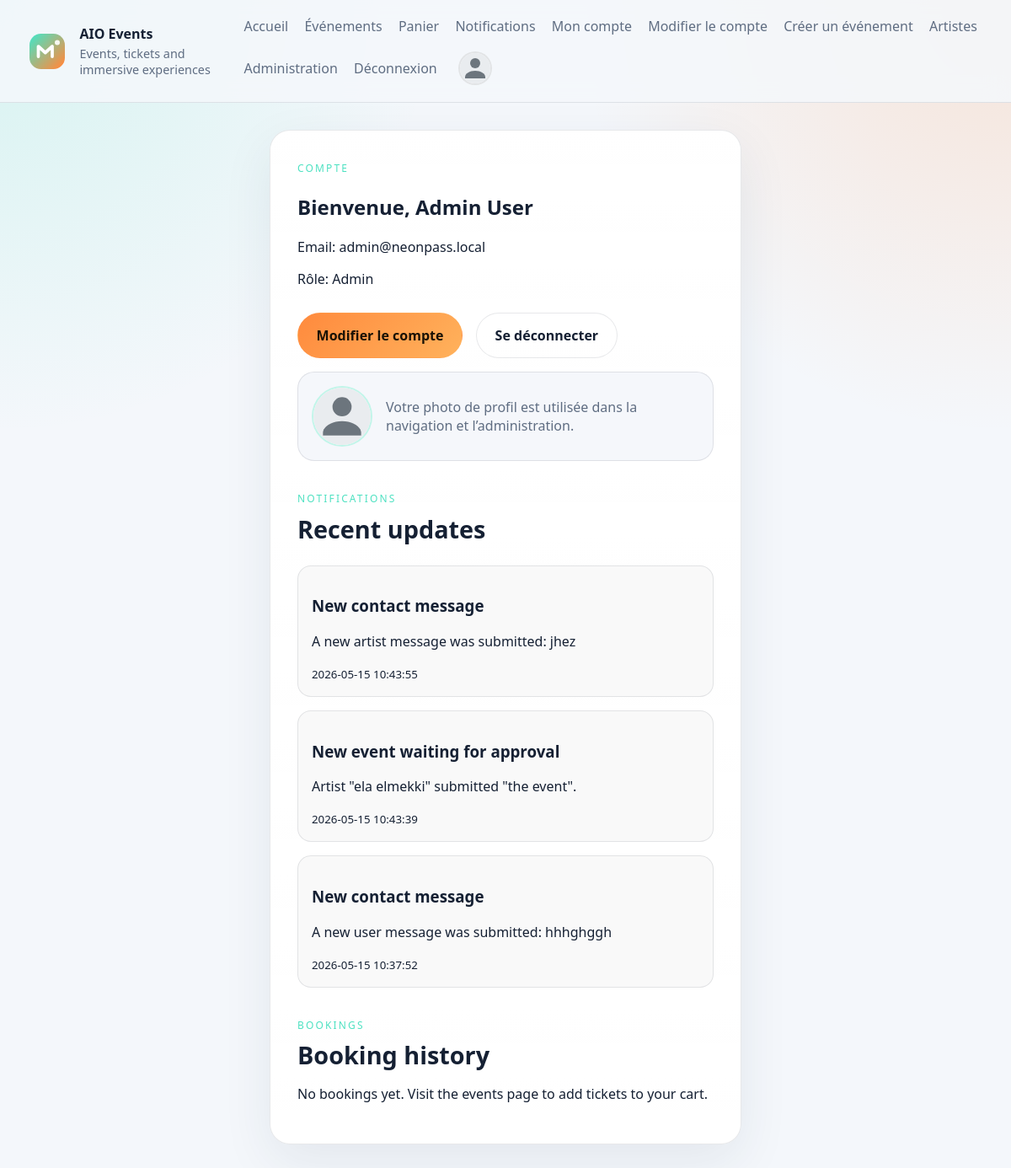
The app's page /dashboard (signed in) with its own data.
### tables this page shows
CREATE TABLE notifications (
    id INTEGER PRIMARY KEY AUTOINCREMENT,
    user_id INTEGER NOT NULL,
    type TEXT NOT NULL,
    title TEXT NOT NULL,
    message TEXT NOT NULL,
    related_id INTEGER DEFAULT NULL,
    is_read INTEGER NOT NULL DEFAULT 0,
    created_at TEXT DEFAULT CURRENT_TIMESTAMP,
    FOREIGN KEY (user_id) REFERENCES users(id) ON DELETE CASCADE
);

### config/bootstrap.php (called while the page is built, shortened)
<?php
spl_autoload_register(static function (string $class): void {
    $prefix = 'App\\';
    $relativeClass = substr($class, strlen($prefix));
    $candidates = [
        APP_PATH . '/' . str_replace('\\', '/', $relativeClass) . '.php',
        CONFIG_PATH . '/' . str_replace('Config\\', '', $relativeClass) . '.php',
    ];
    foreach ($candidates as $file) {
        if (is_file($file)) {
            return;
        }
    }
});
function view(string $template, array $data = []): void
{
    require VIEW_PATH . '/layouts/main.php';
}
function current_user(): ?array
{
    return $_SESSION['user'] ?? null;
}
function is_admin(): bool
{
    $user = current_user();
    return ($user['role'] ?? 'user') === 'admin';
}
function e(?string $value): string
{
    return htmlspecialchars($value ?? '', ENT_QUOTES, 'UTF-8');
}
function avatar_url(?string $path = null): string
{
    $defaultAvatar = '/images/default-avatar.svg';
    $normalizedPath = $path;
    $filesystemPath = PUBLIC_PATH . $normalizedPath;
    if (!is_file($filesystemPath)) {
        return $defaultAvatar;
    }
    return $normalizedPath;
}

### app/core/Controller.php (called while the page is built, shortened)
<?php
abstract class Controller
{
    protected function render(string $template, array $data = []): void
    {
        view($template, $data);
    }
}

### app/controllers/AuthController.php (called while the page is built, shortened)
<?php
final class AuthController extends Controller
{
    public function dashboard(): void
    {
        $bookings = (new Booking())->byUser((int) $_SESSION['user']['id']);
        $artistEvents = [];
        $notificationModel = new \App\Models\Notification();
        $notifications = $notificationModel->byUser((int) $_SESSION['user']['id']);
        $this->render('auth/dashboard', [
            'user' => $_SESSION['user'],
            'bookings' => $bookings,
            'notifications' => $notifications,
            'artistEvents' => $artistEvents,
        ]);
    }
}

### config/Database.php (called while the page is built, shortened)
<?php
final class Database
{
    private static ?PDO $instance = null;
    public static function connection(): PDO
    {
        if (self::$instance instanceof PDO) {
            return self::$instance;
        }
        $sqliteFile = dirname(__DIR__) . '/data/phpjs.sqlite';
        $dsn = 'sqlite:' . $sqliteFile;
        try {
            self::$instance = new PDO($dsn, null, null, [
                PDO::ATTR_ERRMODE => PDO::ERRMODE_EXCEPTION,
                PDO::ATTR_DEFAULT_FETCH_MODE => PDO::FETCH_ASSOC,
            ]);
            self::$instance->exec('PRAGMA foreign_keys = ON');
        } catch (PDOException $exception) {
            throw new RuntimeException('SQLite connection failed: ' . $exception->getMessage(), 0, $exception);
        }
        return self::$instance;
    }
}

### app/models/BaseModel.php (called while the page is built, shortened)
<?php
abstract class BaseModel
{
    protected PDO $db;
    public function __construct()
    {
        $this->db = Database::connection();
    }
    protected function fetchAll(string $sql, array $params = []): array
    {
        $statement = $this->db->prepare($sql);
        $statement->execute($params);
        return $statement->fetchAll();
    }
}

### app/models/Notification.php (called while the page is built, shortened)
<?php
final class Notification extends BaseModel
{
    public function byUser(int $userId): array
    {
        return $this->fetchAll(
            'SELECT * FROM notifications WHERE user_id = :user_id ORDER BY created_at DESC',
            [':user_id' => $userId]
        );
    }
}

### app/views/auth/dashboard.php (the view, shortened to what this page needs)
<section class="auth-card">
    <span class="eyebrow">Compte</span>
    <h1>Bienvenue, <?= e($user['full_name']) ?></h1>
    <p>Email: <?= e($user['email']) ?></p>
    <p>Rôle: <?= e(ucfirst($user['role'])) ?></p>
    <div class="hero-actions">
        <a class="button button-primary" href="/account/edit">Modifier le compte</a>
        <a class="button button-secondary" href="/logout">Se déconnecter</a>
    </div>
    <?php $avatar = avatar_url($user['profile_picture_path'] ?? null); ?>
    <div class="account-hero">
        <img src="<?= e($avatar) ?>" alt="avatar" class="account-avatar">
        <div>
            <p class="account-note">Votre photo de profil est utilisée dans la navigation et l’administration.</p>
        </div>
    </div>
    <?php if (!empty($notifications)): ?>
        <div class="section-heading" style="margin-top:2rem;">
            <span>Notifications</span>
            <h2>Recent updates</h2>
        </div>
        <div class="cart-items">
            <?php foreach ($notifications as $notif): ?>
                <article class="cart-item" style="background:<?= $notif['is_read'] ? '#f9f9f9' : '#e3f2fd' ?>;">
                    <div>
                        <h3><?= e($notif['title']) ?></h3>
                        <p><?= e($notif['message']) ?></p>
                        <small><?= e($notif['created_at']) ?></small>
                    </div>
                </article>
            <?php endforeach; ?>
        </div>
    <?php endif; ?>
    <?php if ($user['role'] === 'artist'): ?>
        <div class="section-heading" style="margin-top:2rem;">
            <span>Your Events</span>
            <h2>Event submissions</h2>
        </div>
        <?php if (empty($artistEvents)): ?>
            <p>You haven't submitted any events yet. <a href="/events/create">Create your first event</a></p>
        <?php else: ?>
            <div class="cards">
                <?php foreach ($artistEvents as $event): ?>
                    <article class="card">
                        <h3><?= e($event['title']) ?></h3>
                        <p><?= e($event['description']) ?></p>
                        <p><strong>Status:</strong> <?= e(ucfirst($event['status'])) ?> | <strong>Approval:</strong> <?= e(ucfirst($event['approval_status'])) ?></p>
                        <p><small><?= e($event['event_date']) ?> — <?= e($event['location']) ?></small></p>
                        <?php if ($event['approval_status'] === 'pending'): ?>
                            <p style="color:orange;">⏳ Pending admin review</p>
                        <?php elseif ($event['approval_status'] === 'approved'): ?>
                            <p style="color:green;">✓ Approved & Live (10% markup applied to prices)</p>
                        <?php elseif ($event['approval_status'] === 'rejected'): ?>
                            <p style="color:red;">✗ Rejected</p>
                        <?php endif; ?>
                    </article>
                <?php endforeach; ?>
            </div>
        <?php endif; ?>
        <a class="button button-primary" href="/events/create" style="margin-top:1rem;">Submit new event</a>
        <a class="button button-secondary" href="/events/artist-events" style="margin-top:1rem;">View all my event statuses</a>
    <?php else: ?>
        <div class="section-heading" style="margin-top:2rem;">
            <span>Bookings</span>
            <h2>Booking history</h2>
        </div>
        <?php if (empty($bookings)): ?>
            <p>No bookings yet. Visit the <a href="/events">events page</a> to add tickets to your cart.</p>
        <?php endif; ?>
    <?php endif; ?>
</section>

### public/css/style.css (style rules this page uses)
:root { --bg: #f4f7fb; --panel: #ffffff; --panel-2: #eef3f9; --text: #152033; --muted: #5f6d82; --accent: #ff8a3d; --accent-2: #4de1c1; --border: rgba(21, 32, 51, 0.1); }
* { box-sizing: border-box; }
body { margin: 0; font-family: "Segoe UI", "Helvetica Neue", Arial, sans-serif; background: radial-gradient(circle at top left, rgba(77, 225, 193, 0.18), transparent 28%), radial-gradient(circle at top right, rgba(255, 138, 61, 0.18), transparent 28%), var(--bg); color: var(--text); }
a { color: inherit; text-decoration: none; }
.eyebrow, .section-heading span, .stats-card span { text-transform: uppercase; letter-spacing: 0.18em; color: var(--accent-2); font-size: 0.75rem; }
.hero-actions { display: flex; gap: 1rem; margin-top: 1.8rem; flex-wrap: wrap; }
.button { display: inline-flex; align-items: center; justify-content: center; padding: 0.95rem 1.35rem; border-radius: 999px; border: 1px solid transparent; font-weight: 700; }
.button-primary { background: linear-gradient(135deg, var(--accent), #ffb25c); color: #1a1206; }
.button-secondary { border-color: var(--border); background: rgba(255, 255, 255, 0.03); }
.section-heading { margin: 3rem 0 1rem; }
.section-heading h2 { margin: 0.4rem 0 0; font-size: 1.8rem; }
.auth-card { max-width: 560px; margin: 0 auto; padding: 2rem; background: linear-gradient(180deg, rgba(255, 255, 255, 0.98), rgba(255, 255, 255, 0.92)); border: 1px solid var(--border); border-radius: 1.5rem; box-shadow: 0 20px 60px rgba(30, 48, 77, 0.08); }
.cart-items { display: grid; gap: 1rem; margin: 1.5rem 0; }
.cart-item { display: flex; justify-content: space-between; gap: 1rem; padding: 1rem; border-radius: 1rem; background: rgba(255, 255, 255, 0.95); border: 1px solid var(--border); }
.card, .auth-card, .cart-item, .hero-copy, .hero-panel { transition: transform 180ms ease, border-color 180ms ease, box-shadow 180ms ease, background 180ms ease; }
.events-grid .card, .events-grid .event-card-link, .notification-cards .card, .cart-items .cart-item { min-height: unset; }
.account-hero { display: flex; gap: 1rem; align-items: center; margin: 1rem 0 0; padding: 1rem; border-radius: 1.25rem; background: rgba(244, 247, 251, 0.9); border: 1px solid var(--border); }
.account-avatar { width: 72px; height: 72px; border-radius: 50%; object-fit: cover; border: 2px solid rgba(77, 225, 193, 0.35); background: #fff; }
.account-note { margin: 0; color: var(--muted); }

### records on screen
notifications: title "New contact message", message "A new artist message was submitted: jhez", created_at "2026-05-15 10:43:55"
notifications: title "New event waiting for approval", message "Artist \"ela elmekki\" submitted \"the event\".", created_at "2026-05-15 10:43:39"
notifications: title "New contact message", message "A new user message was submitted: hhhghggh", created_at "2026-05-15 10:37:52"

### other values on screen
$user['full_name'] "Admin User"
$user['email'] "admin@neonpass.local"
$user['role'] "Admin"
